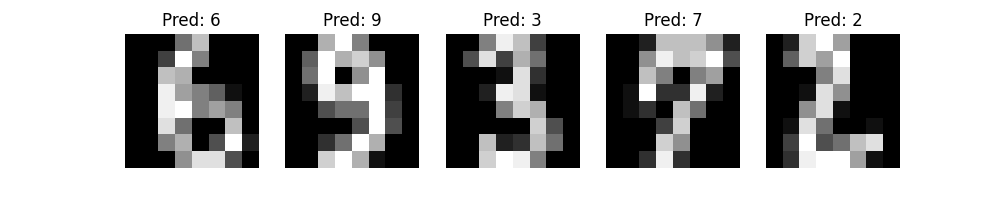

Write Python code to recreate this figure.
import numpy as np
import matplotlib.pyplot as plt
from sklearn.datasets import load_digits
from sklearn.model_selection import train_test_split


# KNN implementation
class KNN:
    def __init__(self, k=3):
        self.k = k

    def fit(self, X, y):
        self.X_train = X
        self.y_train = y

    def predict(self, X):
        # Compute Euclidean distances
        distances = np.sqrt(((self.X_train - X[:, np.newaxis]) ** 2).sum(axis=2))
        # Get indices of k nearest neighbors
        nearest = np.argsort(distances, axis=1)[:, :self.k]
        # Majority vote
        return np.apply_along_axis(lambda x: np.bincount(x).argmax(), 1, self.y_train[nearest])


# Main function
def main():
    # Load dataset
    data = load_digits()
    X, y = data.data, data.target

    # Split into training and test sets
    X_train, X_test, y_train, y_test = train_test_split(X, y, test_size=0.2, random_state=42)

    # Train model
    model = KNN(k=3)
    model.fit(X_train, y_train)

    # Predict on test set
    y_pred = model.predict(X_test)

    # Calculate accuracy
    accuracy = np.mean(y_pred == y_test)
    print(f"Accuracy: {accuracy:.4f}")

    # Visualize a few test samples
    fig, axes = plt.subplots(1, 5, figsize=(10, 2))
    for i, ax in enumerate(axes):
        ax.imshow(X_test[i].reshape(8, 8), cmap='gray')
        ax.set_title(f"Pred: {y_pred[i]}")
        ax.axis('off')
    plt.show()


if __name__ == "__main__":
    main()
